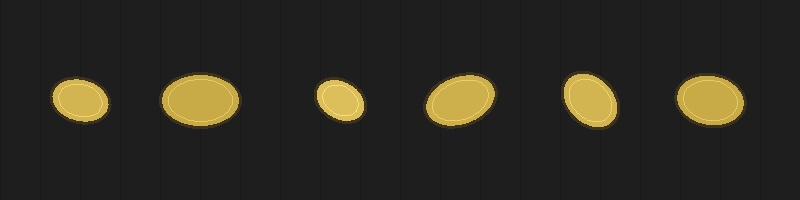
#> input picture samples/sample1.jpg, 800 x 200 px
$ python -i classifier.py   (imports and definitions only)
#> lines starting #> are read from the running program, lines starting #| are printed output that depends on the picture; after the words box and inside, x2 and y2 are one past the last pixel; in counts of white or black regions, pixels touching at a corner belong together
#> further down, picture is the input picture: shape (200, 800, 3); mean B, G, R 34, 43, 45.8
"""
Potato Size Classifier — Public Demo
=====================================
Detects and classifies potatoes from static images.
Full version (live camera, belt tracking, calibration tool,
CSV export, web dashboard) available upon project delivery.
"""

import cv2
import numpy as np
from dataclasses import dataclass
from typing import List

# Calibration factor (pixels per cm)
# Calculated from a reference object in the actual setup.
# Calibration tool included in full version.
PIXELS_PER_CM = 8.0

# Size categories — fully configurable
CATEGORIES = [
    ("Small",       0,    4.0),
    ("Medium",      4.0,  7.0),
    ("Large",       7.0,  10.0),
    ("Extra Large", 10.0, float("inf")),
]

MIN_AREA_PX = 300


@dataclass
class Potato:
    length_cm:   float
    width_cm:    float
    angle_deg:   float
    category:    str
    center:      tuple
    ellipse:     tuple
    overlapping: bool = False


def categorize(length_cm: float) -> str:
    for name, low, high in CATEGORIES:
        if low <= length_cm < high:
            return name
    return "Unknown"


def detect_potatoes(frame: np.ndarray) -> List[Potato]:
    """Detect and measure potatoes in a single frame."""
    gray  = cv2.cvtColor(frame, cv2.COLOR_BGR2GRAY)
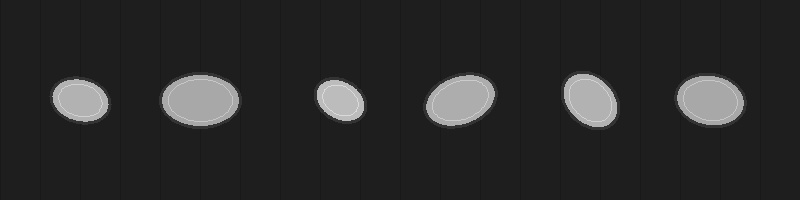
#> gray: shape (200, 800); min 21, max 223, mean 42.8
    blur  = cv2.GaussianBlur(gray, (9, 9), 0)
    _, thresh = cv2.threshold(blur, 0, 255,
                              cv2.THRESH_BINARY + cv2.THRESH_OTSU)
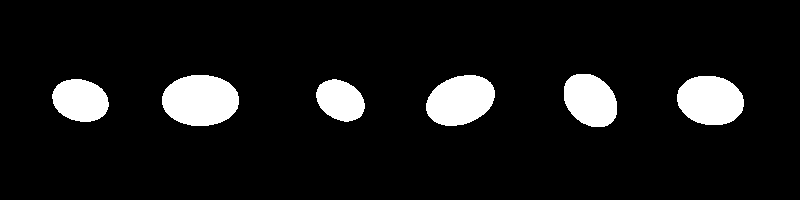
#> thresh: shape (200, 800); 8.8% white; 6 white regions
    kernel  = cv2.getStructuringElement(cv2.MORPH_ELLIPSE, (5, 5))
    cleaned = cv2.morphologyEx(thresh, cv2.MORPH_CLOSE, kernel, iterations=2)
    contours, _ = cv2.findContours(cleaned, cv2.RETR_EXTERNAL,
                                   cv2.CHAIN_APPROX_SIMPLE)
#> contours = 6 contours; box (x1, y1, x2, y2) and area: (162, 75, 239, 126) 3043, (426, 75, 495, 126) 2594, (677, 76, 744, 125) 2534, (564, 74, 617, 127) 2128, (52, 79, 109, 122) 1825, (316, 79, 365, 122) 1484
    potatoes = []
    for cnt in contours:
        if cv2.contourArea(cnt) < MIN_AREA_PX or len(cnt) < 5:
            continue
        ellipse   = cv2.fitEllipse(cnt)
        cx, cy    = int(ellipse[0][0]), int(ellipse[0][1])
        major_px  = max(ellipse[1])
        minor_px  = min(ellipse[1])
        length_cm = major_px / PIXELS_PER_CM
        width_cm  = minor_px / PIXELS_PER_CM
        overlapping = (length_cm / width_cm) > 2.5 if width_cm > 0 else False
        potatoes.append(Potato(
            length_cm   = round(length_cm, 1),
            width_cm    = round(width_cm, 1),
            angle_deg   = round(ellipse[2], 1),
            category    = categorize(length_cm),
            center      = (cx, cy),
            ellipse     = ellipse,
            overlapping = overlapping,
        ))
#> this loop made 6 passes
#> (ellipse, cx, cy, major_px, minor_px, length_cm, width_cm) on passes 1 to 6: (((340, 100), (37.07, 50.95), 120.1), 340, 100, 50.95, 37.07, 6.37, 4.63), (((80, 100), (40.97, 56.89), 104.3), 80, 100, 56.89, 40.97, 7.11, 5.12), (((710, 100), (48.69, 66.92), 99.88), 710, 100, 66.92, 48.69, 8.37, 6.09), (((460, 99.97), (46.88, 70.53), 70.21), 460, 99, 70.53, 46.88, 8.82, 5.86), (((200.1, 100), (50.62, 76.84), 89.97), 200, 100, 76.84, 50.62, 9.6, 6.33), (((589.9, 99.9), (45.18, 60.68), 134.8), 589, 99, 60.68, 45.18, 7.59, 5.65)
#> after the loop, potatoes = 6 items
    return potatoes


# [66 lines left out: functions draw_results, build_summary, not called in this run]

>>> import cv2
>>> picture = cv2.imread('samples/sample1.jpg')
>>> result = detect_potatoes(picture)
#> result = 6 items

$ run again, on samples/sample2.jpg
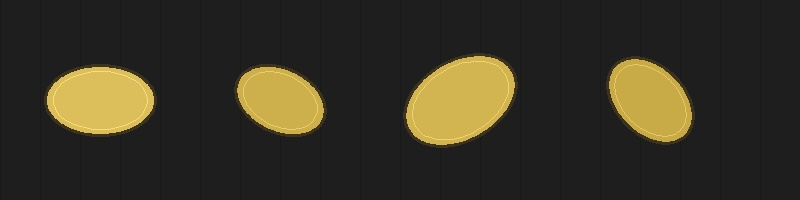
#> input picture samples/sample2.jpg, 800 x 200 px
#> picture is the input picture: shape (200, 800, 3); mean B, G, R 36.9, 51.1, 55.3
#> in detect_potatoes, `gray  = cv2.cvtColor(frame, cv2.COLOR_BGR2GRAY)`:
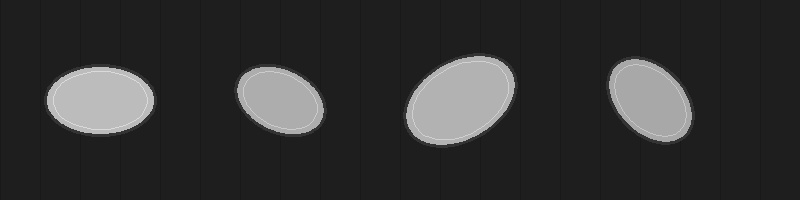
#> gray: shape (200, 800); min 20, max 223, mean 50.7
#> in detect_potatoes, `_, thresh = cv2.threshold(blur, 0, 255, cv2.THRESH_BINARY + cv2.THRESH..`:
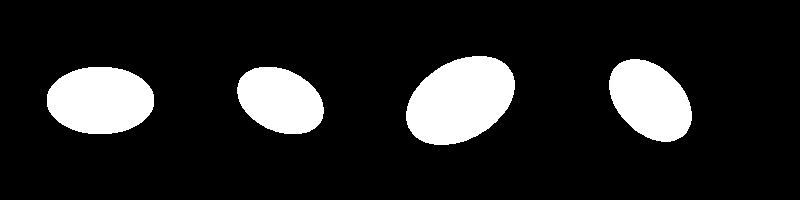
#> thresh: shape (200, 800); 13.9% white; 4 white regions
#> contours = 4 contours; box (x1, y1, x2, y2) and area: (406, 56, 515, 145) 7026, (47, 67, 154, 134) 5618, (609, 59, 692, 142) 4857, (237, 67, 324, 134) 4310
#> the loop in detect_potatoes, `for cnt in contours:` made 4 passes
#> (ellipse, cx, cy, major_px, minor_px, length_cm, width_cm) on passes 1 to 4: (((280, 100), (60.71, 90.66), 114.9), 280, 100, 90.66, 60.71, 11.33, 7.59), (((99.99, 100), (66.98, 107.3), 90), 99, 100, 107.3, 66.98, 13.41, 8.37), (((650, 99.91), (64.55, 95.94), 135), 649, 99, 95.94, 64.55, 11.99, 8.07), (((460, 99.98), (76.91, 116.5), 60.12), 459, 99, 116.5, 76.91, 14.56, 9.61)
#> after the loop in detect_potatoes, `for cnt in contours:`: potatoes = 4 items

$ run again, on samples/sample3.jpg
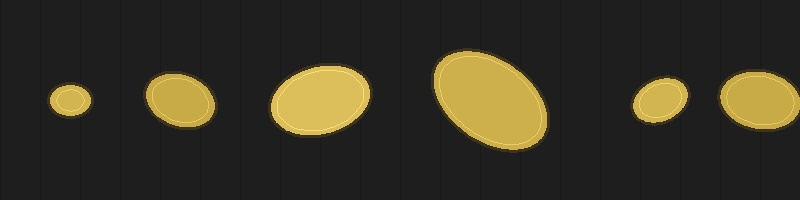
#> input picture samples/sample3.jpg, 800 x 200 px
#> picture is the input picture: shape (200, 800, 3); mean B, G, R 36.9, 51.6, 56
#> in detect_potatoes, `gray  = cv2.cvtColor(frame, cv2.COLOR_BGR2GRAY)`:
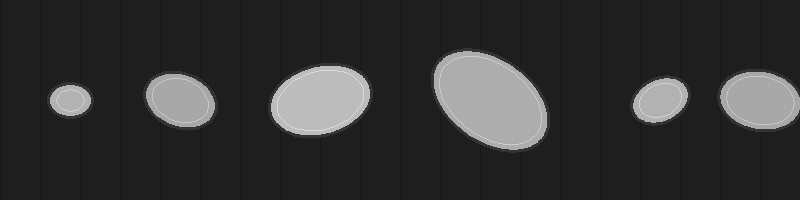
#> gray: shape (200, 800); min 21, max 223, mean 51.2
#> in detect_potatoes, `_, thresh = cv2.threshold(blur, 0, 255, cv2.THRESH_BINARY + cv2.THRESH..`:
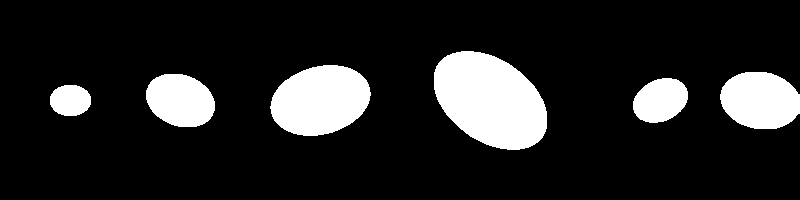
#> thresh: shape (200, 800); 14.4% white; 6 white regions, box (x1, y1, x2, y2) and area: (434, 51, 547, 150) 8159, (270, 65, 371, 136) 5456, (720, 72, 800, 129) 3649, (146, 74, 215, 127) 2873, (633, 78, 688, 123) 1885, (50, 85, 91, 116) 1031
#> cleaned: shape (200, 800); 14.4% white; 6 white regions
#> contours = 6 contours; box (x1, y1, x2, y2) and area: (434, 51, 547, 150) 8011, (270, 65, 371, 136) 5334, (720, 72, 800, 129) 3568, (146, 74, 215, 127) 2785, (633, 78, 688, 123) 1814, (50, 85, 91, 116) 978
#> the loop in detect_potatoes, `for cnt in contours:` made 6 passes
#> (ellipse, cx, cy, major_px, minor_px, length_cm, width_cm) on passes 1 to 5: (((69.94, 100), (30.72, 40.98), 90), 69, 100, 40.98, 30.72, 5.12, 3.84), (((660, 99.97), (40.83, 56.81), 65.55), 660, 99, 56.81, 40.83, 7.1, 5.1), (((180, 100), (50.61, 70.36), 110.2), 180, 99, 70.36, 50.61, 8.8, 6.33), (((760.5, 100.1), (56.35, 81.75), 99.17), 760, 100, 81.75, 56.35, 10.22, 7.04), (((320, 100), (67.08, 101.2), 75.23), 320, 99, 101.2, 67.08, 12.65, 8.39)
#> after the loop in detect_potatoes, `for cnt in contours:`: potatoes = 6 items
